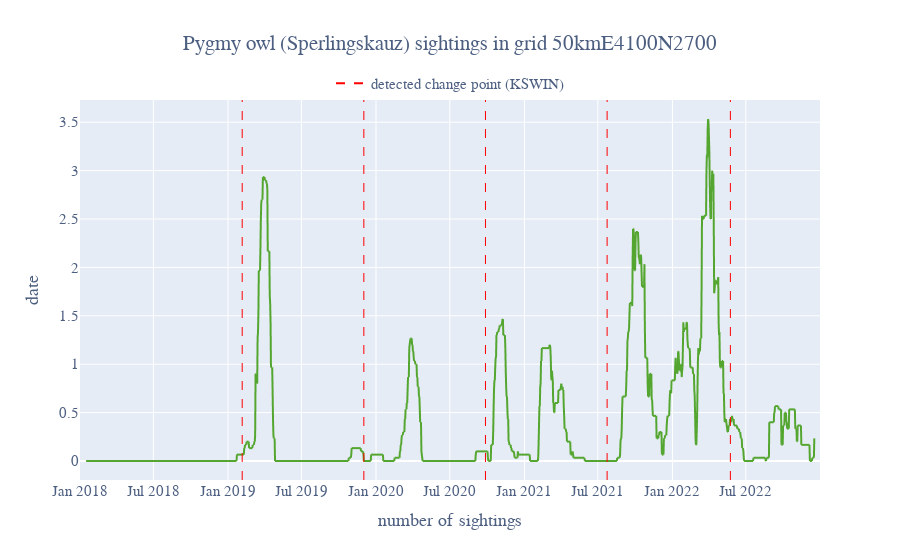

Notebook code for this chart:
### Code cell
smoothed_pygmy_owl = pygmy_owl.copy()
smoothed_pygmy_owl['n_sightings'] = pygmy_owl['n_sightings'].rolling(window=30, center=True).mean()
smoothed_sighting_stream = smoothed_pygmy_owl['n_sightings'].values

adwin = drift.KSWIN(window_size=300)
change_points_adwin_river = []
for i, val in enumerate(smoothed_sighting_stream):
    adwin.update(val)
    if adwin.drift_detected:
        change_points_adwin_river.append(i)

plot_change_points(data=smoothed_pygmy_owl, 
                   change_points=change_points_adwin_river, 
                   title='Pygmy owl (Sperlingskauz) sightings in grid 50kmE4100N2700', 
                   legend_title='detected change point (KSWIN)')

### Figure 1 — Plotly figure (JSON) as saved in the notebook; plotly's stock layout.template omitted (floating-point values rounded to 4 significant figures; data arrays with more than 128 entries replaced by an {"elided": "..."} marker saying what was removed)
{"data": [{"hovertemplate": "date=%{x}<br>n_sightings=%{y}<extra></extra>", "legendgroup": "", "line": {"color": "#55a630", "dash": "solid"}, "marker": {"symbol": "circle"}, "mode": "lines", "name": "", "showlegend": false, "type": "scattergl", "x": {"elided": "1826 str values"}, "xaxis": "x", "y": {"elided": "1826 float values"}, "yaxis": "y"}, {"line": {"color": "red", "dash": "dash", "width": 2}, "mode": "lines", "name": "detected change point (KSWIN)", "showlegend": true, "type": "scatter", "x": [null], "y": [null]}], "layout": {"font": {"color": "#4d5f81", "family": "Aleo", "size": 15}, "legend": {"bgcolor": "rgba(255, 255, 255, 0.6)", "tracegroupgap": 0, "x": 0.5, "xanchor": "center", "y": 1, "yanchor": "bottom"}, "shapes": [{"line": {"color": "red", "dash": "dash", "width": 1}, "type": "line", "x0": "2019-02-05", "x1": "2019-02-05", "xref": "x", "y0": 0, "y1": 1, "yref": "y domain"}, {"line": {"color": "red", "dash": "dash", "width": 1}, "type": "line", "x0": "2019-12-02", "x1": "2019-12-02", "xref": "x", "y0": 0, "y1": 1, "yref": "y domain"}, {"line": {"color": "red", "dash": "dash", "width": 1}, "type": "line", "x0": "2020-09-27", "x1": "2020-09-27", "xref": "x", "y0": 0, "y1": 1, "yref": "y domain"}, {"line": {"color": "red", "dash": "dash", "width": 1}, "type": "line", "x0": "2021-07-24", "x1": "2021-07-24", "xref": "x", "y0": 0, "y1": 1, "yref": "y domain"}, {"line": {"color": "red", "dash": "dash", "width": 1}, "type": "line", "x0": "2022-05-24", "x1": "2022-05-24", "xref": "x", "y0": 0, "y1": 1, "yref": "y domain"}], "title": {"text": "Pygmy owl (Sperlingskauz) sightings in grid 50kmE4100N2700", "x": 0.5}, "xaxis": {"anchor": "y", "domain": [0, 1], "title": {"text": "number of sightings"}}, "yaxis": {"anchor": "x", "domain": [0, 1], "title": {"text": "date"}}}}
